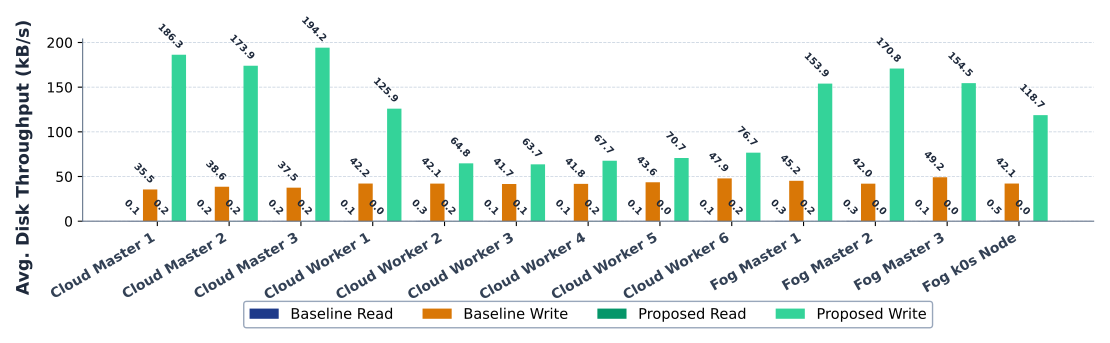

Generate this figure with Python:
import os
import glob
import numpy as np
import pandas as pd
import matplotlib.pyplot as plt

DISPLAY_NAME_MAP = {
    'cloud-k3s-master1': 'Cloud Master 1',
    'cloud-k3s-master2': 'Cloud Master 2',
    'cloud-k3s-master3': 'Cloud Master 3',
    'cloud-k3s-pool-workers-worker1': 'Cloud Worker 1',
    'cloud-k3s-pool-workers-worker2': 'Cloud Worker 2',
    'cloud-k3s-pool-workers-worker3': 'Cloud Worker 3',
    'cloud-k3s-pool-workers-worker4': 'Cloud Worker 4',
    'cloud-k3s-pool-workers-worker5': 'Cloud Worker 5',
    'cloud-k3s-pool-workers-worker6': 'Cloud Worker 6',
    'fog-k3s-master1': 'Fog Master 1',
    'fog-k3s-master2': 'Fog Master 2',
    'fog-k3s-master3': 'Fog Master 3',
    'fog-k0s': 'Fog k0s Node'
}

ORDERED_NODES = [
    'cloud-k3s-master1',
    'cloud-k3s-master2',
    'cloud-k3s-master3',
    'cloud-k3s-pool-workers-worker1',
    'cloud-k3s-pool-workers-worker2',
    'cloud-k3s-pool-workers-worker3',
    'cloud-k3s-pool-workers-worker4',
    'cloud-k3s-pool-workers-worker5',
    'cloud-k3s-pool-workers-worker6',
    'fog-k3s-master1',
    'fog-k3s-master2',
    'fog-k3s-master3',
    'fog-k0s'
]


def read_sar_csv(file_path):
    with open(file_path, 'r') as f:
        header_line = f.readline().strip()

    if header_line.startswith('#'):
        header_line = header_line.lstrip('#').strip()

    columns = [col.strip() for col in header_line.split(',')]
    df = pd.read_csv(file_path, comment='#', names=columns)
    return df


def get_node_data(base_dir, metric):
    data_map = {}
    search_path = os.path.join(base_dir, metric, '*.csv')
    files = glob.glob(search_path)
    for file_path in files:
        try:
            df = read_sar_csv(file_path)
            if not df.empty:
                hostname = df['hostname'].iloc[0].strip()
                data_map[hostname] = df
        except Exception as e:
            print(f"Warning: Failed to load {file_path}: {e}")
    return data_map


def plot_disk_overhead(baseline_data, proposed_data, output_pdf):
    plt.rcParams.update({
        'font.family': 'sans-serif',
        'font.sans-serif': ['DejaVu Sans', 'Arial', 'Helvetica'],
        'font.size': 11,
        'axes.labelsize': 12.5,
        'axes.titlesize': 13,
        'xtick.labelsize': 10,
        'ytick.labelsize': 10,
        'legend.fontsize': 10.5,
        'grid.color': '#CBD5E1',
        'grid.linestyle': '--',
        'grid.linewidth': 0.6,
    })

    base_read = []
    base_write = []
    prop_read = []
    prop_write = []
    node_labels = []

    for node in ORDERED_NODES:
        if node in baseline_data:
            df_base = baseline_data[node]
            read_series = pd.to_numeric(df_base['rkB/s'], errors='coerce').dropna()
            write_series = pd.to_numeric(df_base['wkB/s'], errors='coerce').dropna()
            b_read = read_series.mean() if not read_series.empty else 0.0
            b_write = write_series.mean() if not write_series.empty else 0.0
        else:
            b_read, b_write = np.nan, np.nan

        if node in proposed_data:
            df_prop = proposed_data[node]
            read_series = pd.to_numeric(df_prop['rkB/s'], errors='coerce').dropna()
            write_series = pd.to_numeric(df_prop['wkB/s'], errors='coerce').dropna()
            p_read = read_series.mean() if not read_series.empty else 0.0
            p_write = write_series.mean() if not write_series.empty else 0.0
        else:
            p_read, p_write = np.nan, np.nan

        base_read.append(b_read)
        base_write.append(b_write)
        prop_read.append(p_read)
        prop_write.append(p_write)
        node_labels.append(DISPLAY_NAME_MAP.get(node, node))

    x = np.arange(len(node_labels))
    width = 0.20

    fig, ax = plt.subplots(figsize=(11.5, 3.2), dpi=300)

    rects1 = ax.bar(x - 1.5 * width, base_read, width, label='Baseline Read', color='#1E3A8A', edgecolor='none')
    rects2 = ax.bar(x - 0.5 * width, base_write, width, label='Baseline Write', color='#D97706', edgecolor='none')
    rects3 = ax.bar(x + 0.5 * width, prop_read, width, label='Proposed Read', color='#059669', edgecolor='none')
    rects4 = ax.bar(x + 1.5 * width, prop_write, width, label='Proposed Write', color='#34D399', edgecolor='none')

    ax.set_ylabel('Avg. Disk Throughput (kB/s)', fontweight='bold', labelpad=10, color='#1E293B', y=0.35)
    ax.set_xticks(x)
    ax.set_xticklabels(node_labels, rotation=30, ha='right', fontweight='semibold', color='#334155')
    ax.grid(True, which='both', axis='y', zorder=0)
    ax.grid(False, axis='x')

    ax.spines['top'].set_visible(False)
    ax.spines['right'].set_visible(False)
    ax.spines['left'].set_color('#64748B')
    ax.spines['bottom'].set_color('#64748B')

    ax.set_axisbelow(True)

    def autolabel(rects, decimal_places=1):
        for rect in rects:
            height = rect.get_height()
            if not np.isnan(height):
                ax.annotate(
                    f'{height:.{decimal_places}f}',
                    xy=(rect.get_x() + rect.get_width() / 2, height),
                    xytext=(4, 3),  # Shifted 4 points right, 3 points up
                    textcoords="offset points",
                    ha='right', va='bottom',
                    rotation=-45,
                    fontsize=7, fontweight='semibold', color='#1E293B'
                )

    autolabel(rects1)
    autolabel(rects2)
    autolabel(rects3)
    autolabel(rects4)

    ax.legend(
        loc='upper center',
        bbox_to_anchor=(0.5, -0.40),
        ncol=4,
        fontsize=10.5,
        frameon=True,
        facecolor='white',
        edgecolor='#94A3B8',
        framealpha=0.95
    )

    fig.subplots_adjust(left=0.10, right=0.98, top=0.90, bottom=0.33)
    plt.savefig(output_pdf, format='pdf', bbox_inches='tight', pad_inches=0.15)
    plt.close(fig)
    print(f"Successfully generated Disk overhead visualization PDF: {output_pdf}")


def main():
    benchmark_dir = '../results/resources-overhead-benchmark'
    baseline_dir = os.path.join(benchmark_dir, 'baseline')
    proposed_dir = os.path.join(benchmark_dir, 'proposed')
    output_pdf = 'visualize_disk_overhead.pdf'

    print("Loading Disk baseline data...")
    baseline_data = get_node_data(baseline_dir, 'disk')

    print("Loading Disk proposed data...")
    proposed_data = get_node_data(proposed_dir, 'disk')

    print("Generating Disk overhead visualization...")
    plot_disk_overhead(baseline_data, proposed_data, output_pdf)


if __name__ == '__main__':
    main()
